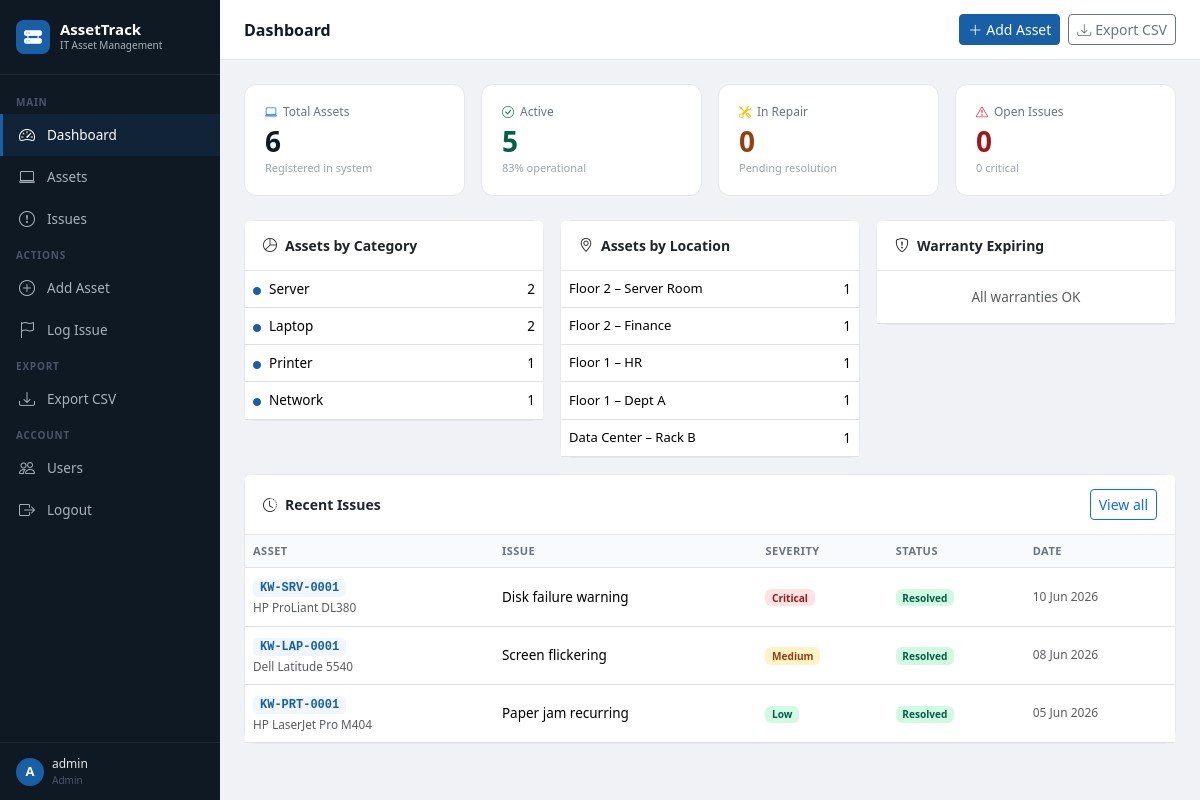
The page / (signed in) on the database its author committed.
### tables this page shows
CREATE TABLE users (
            id INTEGER PRIMARY KEY AUTOINCREMENT,
            username TEXT UNIQUE NOT NULL,
            password TEXT NOT NULL,
            role TEXT DEFAULT 'viewer',
            created_at TEXT DEFAULT (datetime('now'))
        );

CREATE TABLE assets (
            id INTEGER PRIMARY KEY AUTOINCREMENT,
            asset_id TEXT UNIQUE NOT NULL,
            name TEXT NOT NULL,
            category TEXT NOT NULL,
            manufacturer TEXT,
            serial_number TEXT,
            location TEXT,
            assigned_to TEXT,
            install_date TEXT,
            warranty_expiry TEXT,
            status TEXT DEFAULT 'Active',
            notes TEXT,
            created_at TEXT DEFAULT (datetime('now'))
        );

CREATE TABLE issues (
            id INTEGER PRIMARY KEY AUTOINCREMENT,
            asset_id TEXT NOT NULL,
            title TEXT NOT NULL,
            description TEXT,
            severity TEXT DEFAULT 'Medium',
            status TEXT DEFAULT 'Open',
            reported_by TEXT,
            reported_date TEXT,
            resolved_date TEXT,
            resolution_notes TEXT,
            created_at TEXT DEFAULT (datetime('now')),
            FOREIGN KEY (asset_id) REFERENCES assets(asset_id)
        );

### app.py (the view)
@app.route('/')
@login_required
def dashboard():
    conn = get_db()
    c = conn.cursor()
    c.execute("SELECT COUNT(*) FROM assets")
    total = c.fetchone()[0]
    c.execute("SELECT COUNT(*) FROM assets WHERE status='Active'")
    active = c.fetchone()[0]
    c.execute("SELECT COUNT(*) FROM assets WHERE status='In Repair'")
    in_repair = c.fetchone()[0]
    c.execute("SELECT COUNT(*) FROM assets WHERE status='Retired'")
    retired = c.fetchone()[0]
    c.execute("SELECT COUNT(*) FROM issues WHERE status='Open' AND severity='Critical'")
    critical_issues = c.fetchone()[0]
    c.execute("SELECT COUNT(*) FROM issues WHERE status='Open'")
    open_issues = c.fetchone()[0]
    c.execute("SELECT category, COUNT(*) as cnt FROM assets GROUP BY category ORDER BY cnt DESC")
    by_category = c.fetchall()
    c.execute("SELECT location, COUNT(*) as cnt FROM assets GROUP BY location ORDER BY cnt DESC LIMIT 5")
    by_location = c.fetchall()
    today = date.today()
    warn_date = (today + timedelta(days=90)).strftime('%Y-%m-%d')
    today_str = today.strftime('%Y-%m-%d')
    c.execute("""
        SELECT asset_id, name, warranty_expiry FROM assets
        WHERE warranty_expiry IS NOT NULL AND warranty_expiry != ''
        AND warranty_expiry BETWEEN ? AND ?
        ORDER BY warranty_expiry ASC LIMIT 5
    """, (today_str, warn_date))
    expiring = c.fetchall()
    c.execute("""
        SELECT i.*, a.name as asset_name FROM issues i
        JOIN assets a ON i.asset_id = a.asset_id
        ORDER BY i.created_at DESC LIMIT 5
    """)
    recent_issues = c.fetchall()
    conn.close()
    return render_template('dashboard.html',
        total=total, active=active, in_repair=in_repair, retired=retired,
        critical_issues=critical_issues, open_issues=open_issues,
        by_category=by_category, by_location=by_location,
        expiring=expiring, recent_issues=recent_issues,
        format_date=format_date, days_until=days_until
    )

### app.py (called while the page is built)
@login_manager.user_loader
def load_user(user_id):
    conn = get_db()
    c = conn.cursor()
    c.execute("SELECT * FROM users WHERE id=?", (user_id,))
    row = c.fetchone()
    conn.close()
    if row:
        return User(row['id'], row['username'], row['role'])
    return None

def get_db():
    conn = sqlite3.connect(DB_PATH)
    conn.row_factory = sqlite3.Row
    return conn

def format_date(date_str):
    if not date_str:
        return '—'
    try:
        return datetime.strptime(date_str, '%Y-%m-%d').strftime('%d %b %Y')
    except:
        return date_str

### templates/dashboard.html (shortened to what this page needs)
{% extends "base.html" %}
{% block page_title %}Dashboard{% endblock %}
{% block topbar_actions %}
<a href="{{ url_for('add_asset') }}" class="btn btn-primary btn-sm"><i class="bi bi-plus-lg me-1"></i>Add Asset</a>
<a href="{{ url_for('export_csv') }}" class="btn btn-outline-secondary btn-sm"><i class="bi bi-download me-1"></i>Export CSV</a>
{% endblock %}
{% block content %}
<div class="row g-3 mb-4">
    <div class="col-md-3">
        <div class="stat-card">
            <div class="stat-label"><i class="bi bi-laptop text-primary"></i> Total Assets</div>
            <div class="stat-value">{{ total }}</div>
            <div class="stat-sub">Registered in system</div>
        </div>
    </div>
    <div class="col-md-3">
        <div class="stat-card">
            <div class="stat-label"><i class="bi bi-check-circle text-success"></i> Active</div>
            <div class="stat-value" style="color:#065f46">{{ active }}</div>
            <div class="stat-sub">{% if total %}{{ ((active/total)*100)|round|int }}% operational{% endif %}</div>
        </div>
    </div>
    <div class="col-md-3">
        <div class="stat-card">
            <div class="stat-label"><i class="bi bi-tools text-warning"></i> In Repair</div>
            <div class="stat-value" style="color:#92400e">{{ in_repair }}</div>
            <div class="stat-sub">Pending resolution</div>
        </div>
    </div>
    <div class="col-md-3">
        <div class="stat-card">
            <div class="stat-label"><i class="bi bi-exclamation-triangle text-danger"></i> Open Issues</div>
            <div class="stat-value" style="color:#991b1b">{{ open_issues }}</div>
            <div class="stat-sub">{{ critical_issues }} critical</div>
        </div>
    </div>
</div>
<div class="row g-3">
    <div class="col-md-4">
        <div class="card">
            <div class="card-header"><i class="bi bi-pie-chart me-2"></i>Assets by Category</div>
            <div class="card-body p-0">
                <table class="table mb-0">
                    <tbody>
                    {% for row in by_category %}
                    <tr>
                        <td><i class="bi bi-circle-fill me-2" style="font-size:8px; color:var(--primary)"></i>{{ row['category'] }}</td>
                        <td class="text-end fw-600">{{ row['cnt'] }}</td>
                    </tr>
                    {% else %}
                    <tr><td colspan="2" class="text-center text-muted py-3">No assets yet</td></tr>
                    {% endfor %}
                    </tbody>
                </table>
            </div>
        </div>
    </div>
    <div class="col-md-4">
        <div class="card">
            <div class="card-header"><i class="bi bi-geo-alt me-2"></i>Assets by Location</div>
            <div class="card-body p-0">
                <table class="table mb-0">
                    <tbody>
                    {% for row in by_location %}
                    <tr>
                        <td style="font-size:13px">{{ row['location'] or '—' }}</td>
                        <td class="text-end fw-600">{{ row['cnt'] }}</td>
                    </tr>
                    {% else %}
                    <tr><td colspan="2" class="text-center text-muted py-3">No data</td></tr>
                    {% endfor %}
                    </tbody>
                </table>
            </div>
        </div>
    </div>
    <div class="col-md-4">
        <div class="card">
            <div class="card-header"><i class="bi bi-shield-exclamation me-2"></i>Warranty Expiring</div>
            <div class="card-body p-0">
                <table class="table mb-0">
                    <tbody>
                    {% for e in expiring %}
                    {% set days = days_until(e['warranty_expiry']) %}
                    <tr>
                        <td>
                            <span class="asset-id">{{ e['asset_id'] }}</span><br>
                            <small class="text-muted">{{ e['name'] }}</small>
                        </td>
                        <td class="text-end">
                            <small class="{{ 'warranty-expired' if days < 0 else 'warranty-warn' if days < 30 else 'warranty-ok' }}">
                                {% if days < 0 %}Expired{% elif days == 0 %}Today!{% else %}{{ days }}d{% endif %}
                            </small>
                        </td>
                    </tr>
                    {% else %}
                    <tr><td colspan="2" class="text-center text-muted py-3">All warranties OK</td></tr>
                    {% endfor %}
                    </tbody>
                </table>
            </div>
        </div>
    </div>
</div>
<div class="card mt-3">
    <div class="card-header d-flex justify-content-between align-items-center">
        <span><i class="bi bi-clock-history me-2"></i>Recent Issues</span>
        <a href="{{ url_for('issues') }}" class="btn btn-sm btn-outline-primary">View all</a>
    </div>
    <div class="card-body p-0">
        <table class="table table-hover mb-0">
            <thead><tr><th>Asset</th><th>Issue</th><th>Severity</th><th>Status</th><th>Date</th></tr></thead>
            <tbody>
            {% for issue in recent_issues %}
            <tr>
                <td><span class="asset-id">{{ issue['asset_id'] }}</span><br><small class="text-muted">{{ issue['asset_name'] }}</small></td>
                <td>{{ issue['title'] }}</td>
                <td><span class="badge badge-{{ issue['severity']|lower }}">{{ issue['severity'] }}</span></td>
                <td>
                    <span class="badge badge-{{ issue['status']|lower|replace(' ','') }}">{{ issue['status'] }}</span>
                </td>
                <td class="text-muted" style="font-size:12px">{{ format_date(issue['reported_date']) }}</td>
            </tr>
            {% else %}
            <tr><td colspan="5" class="empty-state"><i class="bi bi-check-all"></i>No issues reported</td></tr>
            {% endfor %}
            </tbody>
        </table>
    </div>
</div>
{% endblock %}

### templates/base.html (shortened to what this page needs)
<!DOCTYPE html>
<html lang="en">
<head>
    <link href="https://cdn.jsdelivr.net/npm/bootstrap@5.3.2/dist/css/bootstrap.min.css" rel="stylesheet">
    <link href="https://cdn.jsdelivr.net/npm/bootstrap-icons@1.11.3/font/bootstrap-icons.min.css" rel="stylesheet">
</head>
<body>
<aside class="sidebar">
    <div class="sidebar-logo">
        <div class="logo-icon"><i class="bi bi-hdd-rack-fill"></i></div>
        <div>
            <div class="logo-text">AssetTrack</div>
            <div class="logo-sub">IT Asset Management</div>
        </div>
    </div>
    <nav class="sidebar-nav">
        <div class="sidebar-section">Main</div>
        <div class="nav-item">
            <a href="{{ url_for('dashboard') }}" class="{{ 'active' if request.endpoint == 'dashboard' }}">
                <i class="bi bi-speedometer2"></i> Dashboard
            </a>
        </div>
        <div class="nav-item">
            <a href="{{ url_for('assets') }}" class="{{ 'active' if request.endpoint in ['assets','asset_detail','add_asset','edit_asset'] }}">
                <i class="bi bi-laptop"></i> Assets
            </a>
        </div>
        <div class="nav-item">
            <a href="{{ url_for('issues') }}" class="{{ 'active' if request.endpoint in ['issues','add_issue'] }}">
                <i class="bi bi-exclamation-circle"></i> Issues
            </a>
        </div>
        <div class="sidebar-section">Actions</div>
        <div class="nav-item">
            <a href="{{ url_for('add_asset') }}" class="{{ 'active' if request.endpoint == 'add_asset' }}">
                <i class="bi bi-plus-circle"></i> Add Asset
            </a>
        </div>
        <div class="nav-item">
            <a href="{{ url_for('add_issue') }}">
                <i class="bi bi-flag"></i> Log Issue
            </a>
        </div>
        <div class="sidebar-section">Export</div>
        <div class="nav-item">
            <a href="{{ url_for('export_csv') }}">
                <i class="bi bi-download"></i> Export CSV
            </a>
        </div>
        <div class="sidebar-section">Account</div>
        <div class="nav-item">
            <a href="{{ url_for('users_list') }}" class="{{ 'active' if request.endpoint == 'users_list' }}">
                <i class="bi bi-people"></i> Users
            </a>
        </div>
        <div class="nav-item">
            <a href="{{ url_for('logout') }}">
                <i class="bi bi-box-arrow-right"></i> Logout
            </a>
        </div>
    </nav>
    <div style="padding: 12px 16px; border-top: 1px solid rgba(255,255,255,0.07); display:flex; align-items:center; gap:8px;">
        <div style="width:28px; height:28px; background:#185FA5; border-radius:50%; display:flex; align-items:center; justify-content:center; font-size:13px; color:#fff; font-weight:600;">
            {{ current_user.username[0].upper() if current_user.is_authenticated else '?' }}
        </div>
        <div>
            <div style="font-size:12px; color:#e5e7eb; font-weight:500;">{{ current_user.username if current_user.is_authenticated }}</div>
            <div style="font-size:10px; color:#4a5568;">{{ current_user.role.title() if current_user.is_authenticated }}</div>
        </div>
    </div>
</aside>
<main class="main-content">
    <div class="topbar">
        <div class="topbar-title">{% block page_title %}AssetTrack{% endblock %}</div>
        <div class="topbar-actions">{% block topbar_actions %}{% endblock %}</div>
    </div>
    <div class="page-body">
        {% block content %}{% endblock %}
    </div>
</main>
</body>
</html>

### templates/base.html (style rules this page uses)
:root { --sidebar-width: 220px; --primary: #185FA5; --primary-dark: #0C447C; --sidebar-bg: #0f1923; --sidebar-text: #a8b2bc; --sidebar-active: #185FA5; }
body { background: #f0f2f5; font-family: 'Segoe UI', sans-serif; margin: 0; }
.sidebar { position: fixed; top: 0; left: 0; height: 100vh; width: var(--sidebar-width); background: var(--sidebar-bg); display: flex; flex-direction: column; z-index: 100; padding: 0; }
.sidebar-logo { padding: 20px 16px; border-bottom: 1px solid rgba(255,255,255,0.07); display: flex; align-items: center; gap: 10px; }
.sidebar-logo .logo-icon { width: 34px; height: 34px; background: var(--primary); border-radius: 8px; display: flex; align-items: center; justify-content: center; }
.sidebar-logo .logo-icon i { color: #fff; font-size: 18px; }
.sidebar-logo .logo-text { color: #fff; font-size: 15px; font-weight: 600; line-height: 1.1; }
.sidebar-logo .logo-sub { color: var(--sidebar-text); font-size: 10px; }
.sidebar-nav { padding: 12px 0; flex: 1; }
.sidebar-section { padding: 8px 16px 4px; color: #4a5568; font-size: 10px; font-weight: 600; text-transform: uppercase; letter-spacing: 0.8px; }
.nav-item a { display: flex; align-items: center; gap: 10px; padding: 9px 16px; color: var(--sidebar-text); text-decoration: none; font-size: 13.5px; transition: all 0.15s; border-left: 3px solid transparent; }
.nav-item a.active { background: rgba(24,95,165,0.15); color: #fff; border-left-color: var(--primary); }
.nav-item a i { font-size: 16px; width: 18px; }
.main-content { margin-left: var(--sidebar-width); min-height: 100vh; }
.topbar { background: #fff; border-bottom: 1px solid #e5e7eb; padding: 14px 24px; display: flex; align-items: center; justify-content: space-between; position: sticky; top: 0; z-index: 50; }
.topbar-title { font-size: 16px; font-weight: 600; color: #111827; }
.topbar-actions { display: flex; gap: 8px; }
.page-body { padding: 24px; }
.card { border: 1px solid #e5e7eb; border-radius: 12px; box-shadow: none; }
.card-header { background: #fff; border-bottom: 1px solid #e5e7eb; padding: 14px 18px; font-weight: 600; font-size: 14px; }
.stat-card { background: #fff; border-radius: 12px; border: 1px solid #e5e7eb; padding: 18px 20px; }
.stat-label { font-size: 12px; color: #6b7280; margin-bottom: 6px; display: flex; align-items: center; gap: 6px; }
.stat-value { font-size: 28px; font-weight: 700; color: #111827; line-height: 1; }
.stat-sub { font-size: 11px; color: #9ca3af; margin-top: 5px; }
.badge-critical { background: #fee2e2; color: #991b1b; }
.badge-medium { background: #fef3c7; color: #92400e; }
.badge-low { background: #d1fae5; color: #065f46; }
.badge-resolved { background: #d1fae5; color: #065f46; }
.asset-id { font-family: 'Courier New', monospace; font-size: 12px; color: var(--primary); font-weight: 600; background: #eff6ff; padding: 2px 7px; border-radius: 5px; }
.table { font-size: 13.5px; }
.table th { font-size: 11px; font-weight: 600; color: #6b7280; text-transform: uppercase; letter-spacing: 0.5px; background: #f9fafb; }
.table td { vertical-align: middle; }
.btn-primary { background: var(--primary); border-color: var(--primary); }

### rows shown on the page
users: username "A", username "admin", role "Admin"
assets: category "Server", cnt "2", location "Data Center – Rack B", cnt "1"
assets: category "Printer", cnt "1", location "Floor 2 – Finance"
assets: category "Network", cnt "1", location "Floor 2 – Server Room"
assets: location "Floor 1 – HR", cnt "1"
assets: location "Floor 1 – Dept A", cnt "1"
issues: asset_id "KW-SRV-0001", asset_name "HP ProLiant DL380", title "Disk failure warning", severity "Critical", status "Resolved", reported_date "10 Jun 2026"
issues: asset_id "KW-LAP-0001", asset_name "Dell Latitude 5540", title "Screen flickering", severity "Medium", status "Resolved", reported_date "08 Jun 2026"
issues: asset_id "KW-PRT-0001", asset_name "HP LaserJet Pro M404", title "Paper jam recurring", severity "Low", status "Resolved", reported_date "05 Jun 2026"

### other values the page prints
{{ total }} "6"
{{ active }} "5"
{{ ((active/total)*100)|round|int }} "83"
{{ in_repair }} "0"
{{ open_issues }} "0"
{{ critical_issues }} "0"
{{ row['category'] }} "Laptop"
{{ row['cnt'] }} "2"
